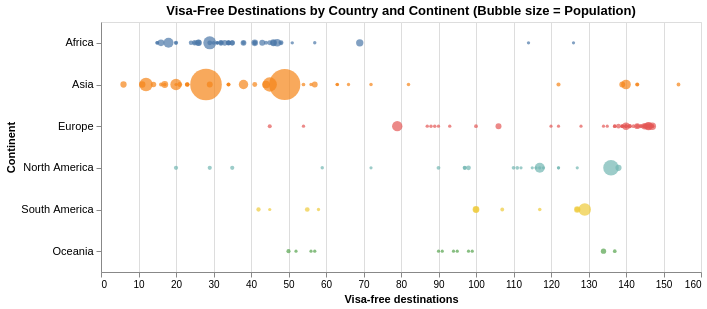

The Vega-Lite source for this figure:
### Vega-Lite specification from a JSON file in a GitHub repository (floating-point values rounded to 4 significant figures; data arrays with more than 128 entries replaced by an {"elided": "..."} marker saying what was removed)
{"config": {"view": {"continuousWidth": 300, "continuousHeight": 300}}, "data": {"name": "data-3bb498a38e80c3e77b767c466210e4ab"}, "mark": {"type": "circle"}, "encoding": {"color": {"field": "origin_continent", "legend": null, "title": "Continent", "type": "nominal"}, "size": {"field": "population_2024", "legend": null, "scale": {"range": [10, 1000]}, "title": "Population (2024)", "type": "quantitative"}, "tooltip": [{"field": "origin_country", "title": "Country", "type": "nominal"}, {"field": "num_visa_free_destinations", "title": "Visa-free", "type": "quantitative"}, {"field": "population_2024", "format": ",.0f", "title": "Population", "type": "quantitative"}], "x": {"field": "num_visa_free_destinations", "scale": {"zero": false}, "title": "Visa-free destinations", "type": "quantitative"}, "y": {"axis": {"labelAngle": 0, "labelFontSize": 11, "labelPadding": 3}, "field": "origin_continent", "sort": ["Africa", "Asia", "Europe", "North America", "South America", "Oceania"], "title": "Continent", "type": "nominal"}}, "height": 250, "title": "Visa-Free Destinations by Country and Continent (Bubble size = Population)", "width": 600, "$schema": "https://vega.github.io/schema/vega-lite/v5.20.1.json", "datasets": {"data-3bb498a38e80c3e77b767c466210e4ab": {"elided": "171 records"}}}
